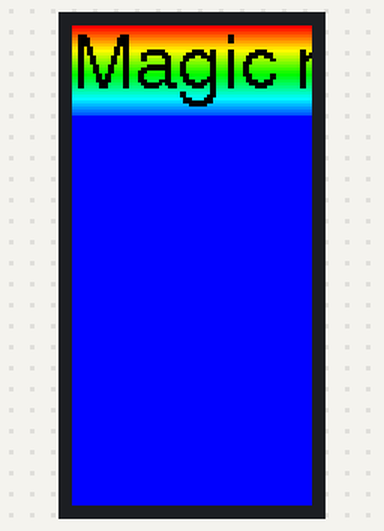
A sketch run on a simulated ESP32. Shown: 80×160 colour display. Random numbers use the default seed unless the sketch sets one.

Above: at 0.32 s.
At 3.2 s:
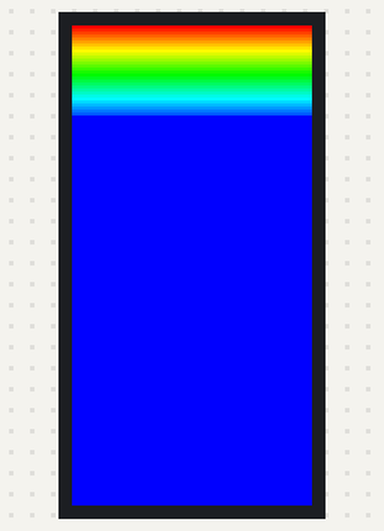
At 8.7 s:
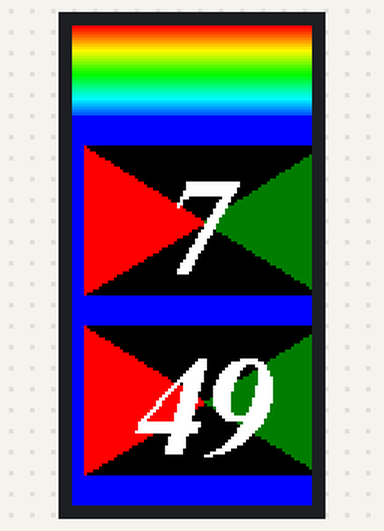
At 14.3 s:
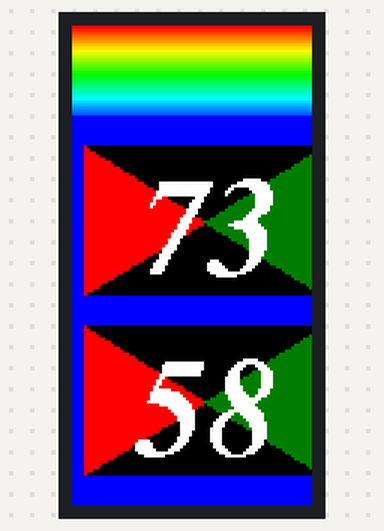
At 19.8 s:
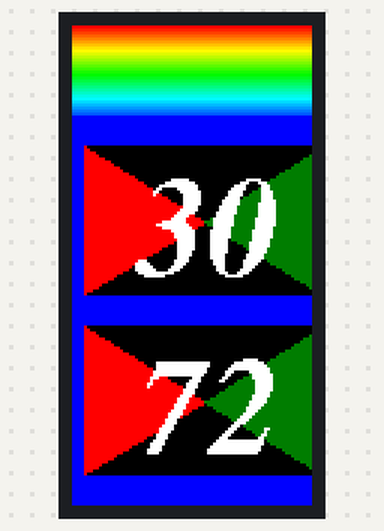
At 36.4 s:
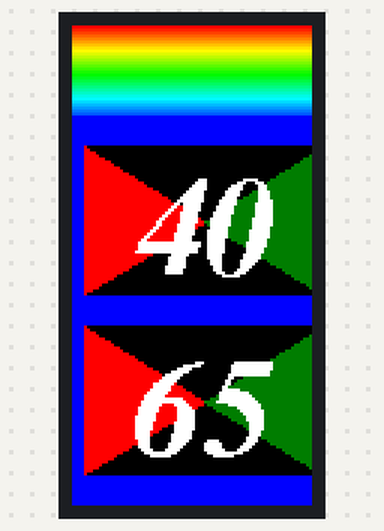

Measured:
- what the display in image 1 shows lasts 1.2 s, from 3.1 s to 4.3 s

The sketch:

StackM5StickC_MagicNumbergen.ino
```cpp
//  Magic numbers
//  A random number picker for the StackM5StickC


#define IWIDTH  320
#define IHEIGHT 30

#define WAIT 10

#include <M5StickC.h>

TFT_eSprite img = TFT_eSprite(&M5.Lcd);

void setup(void) {
  M5.begin();
  M5.Lcd.fillScreen(TFT_BLUE);
}

void loop() {

  while (1)
  {
    img.createSprite(IWIDTH, IHEIGHT);
    img.fillSprite(TFT_BLACK);

    for (int pos = IWIDTH; pos > 0; pos--)
    {
      build_banner("Magic numbers       ", pos);
      img.pushSprite(0, 0);

      delay(WAIT);
    }

    img.deleteSprite();
    numberBox(random(100), 4, 40);
    numberBox(random(100), 4, 100);

  }
}


void build_banner(String msg, int xpos)
{
  int h = IHEIGHT;
  while (h--) img.drawFastHLine(0, h, IWIDTH, rainbow(h * 4));

  img.fillRect  (IWIDTH / 2 - 20, IHEIGHT / 2 - 10, 40, 20, TFT_YELLOW);
  img.fillCircle(IWIDTH / 2, IHEIGHT / 2, 10, TFT_ORANGE);
  img.setTextSize(1);           // Font size scaling is x1
  img.setTextFont(4);           // Font 4 selected
  img.setTextColor(TFT_BLACK);  // Black text, no background colour
  img.setTextWrap(false);       // Turn of wrap so we can print past end of sprite
  img.setCursor(xpos, 2);  // Print text at xpos
  img.print(msg);
  img.setCursor(xpos - IWIDTH, 2); // Print text at xpos - sprite width
  img.print(msg);
}

void numberBox(int num, int x, int y)
{
  // Create a sprite 80 pixels wide, 50 high (8kbytes of RAM needed)
  img.createSprite(80, 50);

  // Fill it with black
  img.fillSprite(TFT_BLACK);

  // Draw a backgorund of 2 filled triangles
  img.fillTriangle(  0, 0,  0, 49, 40, 25, TFT_RED);
  img.fillTriangle( 79, 0, 79, 49, 40, 25, TFT_DARKGREEN);

  // Set the font parameters
  img.setTextSize(1);           // Font size scaling is x1
  img.setFreeFont(&FreeSerifBoldItalic24pt7b);  // Select free font
  img.setTextColor(TFT_WHITE);  // White text, no background colour

  // Set text coordinate datum to middle centre
  img.setTextDatum(MC_DATUM);

  // Draw the number in middle of 80 x 50 sprite
  img.drawNumber(num, 40, 25);

  // Push sprite to TFT screen CGRAM at coordinate x,y (top left corner)
  img.pushSprite(x, y);

  // Delete sprite to free up the RAM
  img.deleteSprite();
}

unsigned int rainbow(byte value)
{
  byte red   = 0; // Red is the top 5 bits of a 16 bit colour value
  byte green = 0;// Green is the middle 6 bits
  byte blue  = 0; // Blue is the bottom 5 bits

  byte sector = value >> 5;
  byte amplit = value & 0x1F;

  switch (sector)
  {
    case 0:
      red   = 0x1F;
      green = amplit;
      blue  = 0;
      break;
    case 1:
      red   = 0x1F - amplit;
      green = 0x1F;
      blue  = 0;
      break;
    case 2:
      red   = 0;
      green = 0x1F;
      blue  = amplit;
      break;
    case 3:
      red   = 0;
      green = 0x1F - amplit;
      blue  = 0x1F;
      break;
  }

  return red << 11 | green << 6 | blue;
}
```
